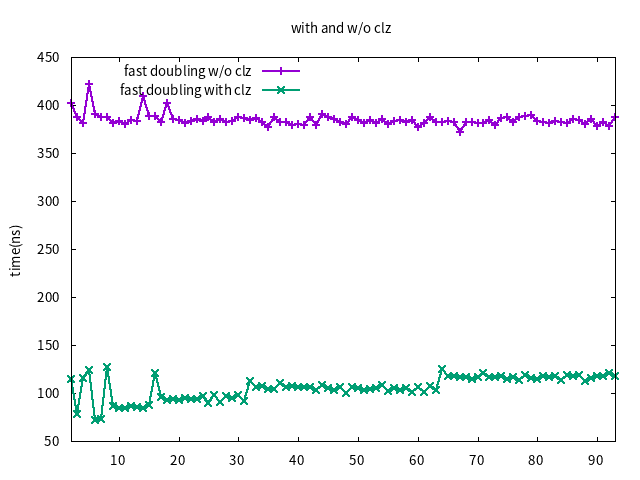

This figure's gnuplot source:
reset
set ylabel 'time(ns)'
set title 'with and w/o clz'
set key left top
set term png enhanced font 'Verdana,10'
set output 'exp1.png'
plot [2:93][:] \
'experiment/exp1_plot_input' using 1:2 with linespoints linewidth 2 title "fast doubling w/o clz",\
'' using 1:3 with linespoints linewidth 2 title "fast doubling with clz",\